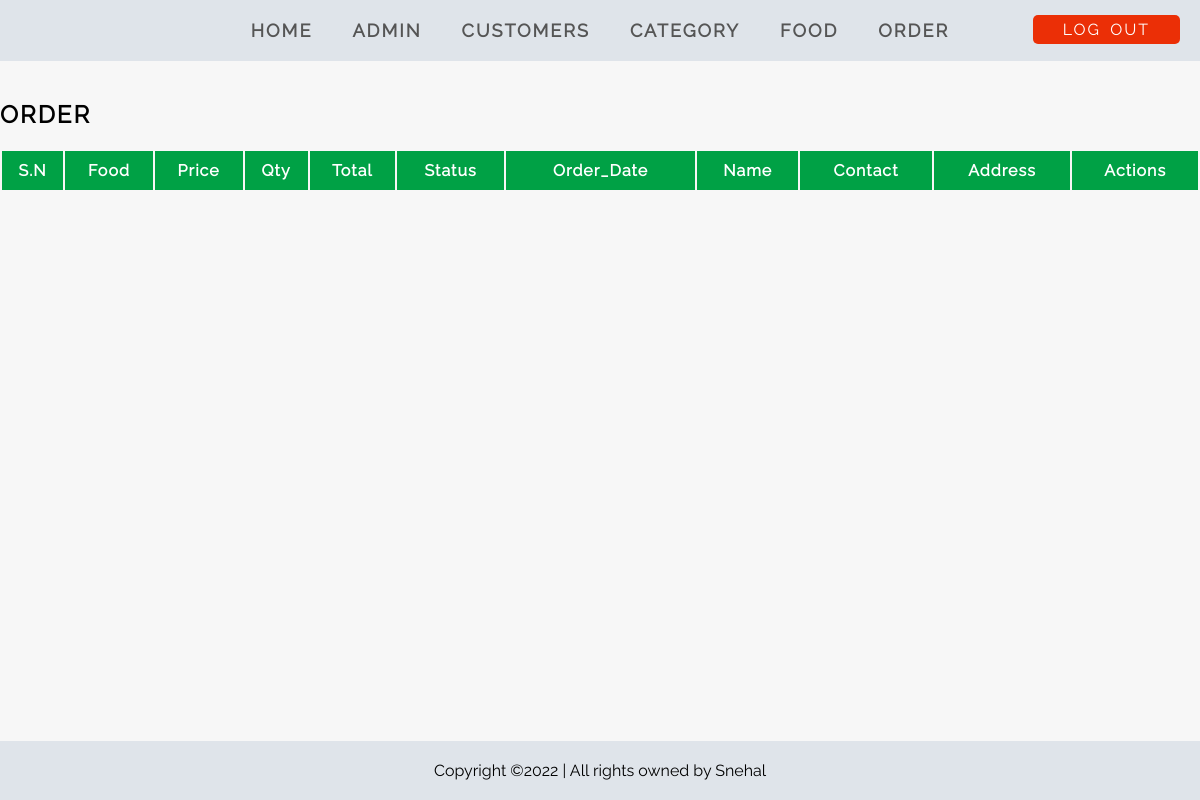
Before: /adminPanel/manage-order.php (signed in) with the older database file.
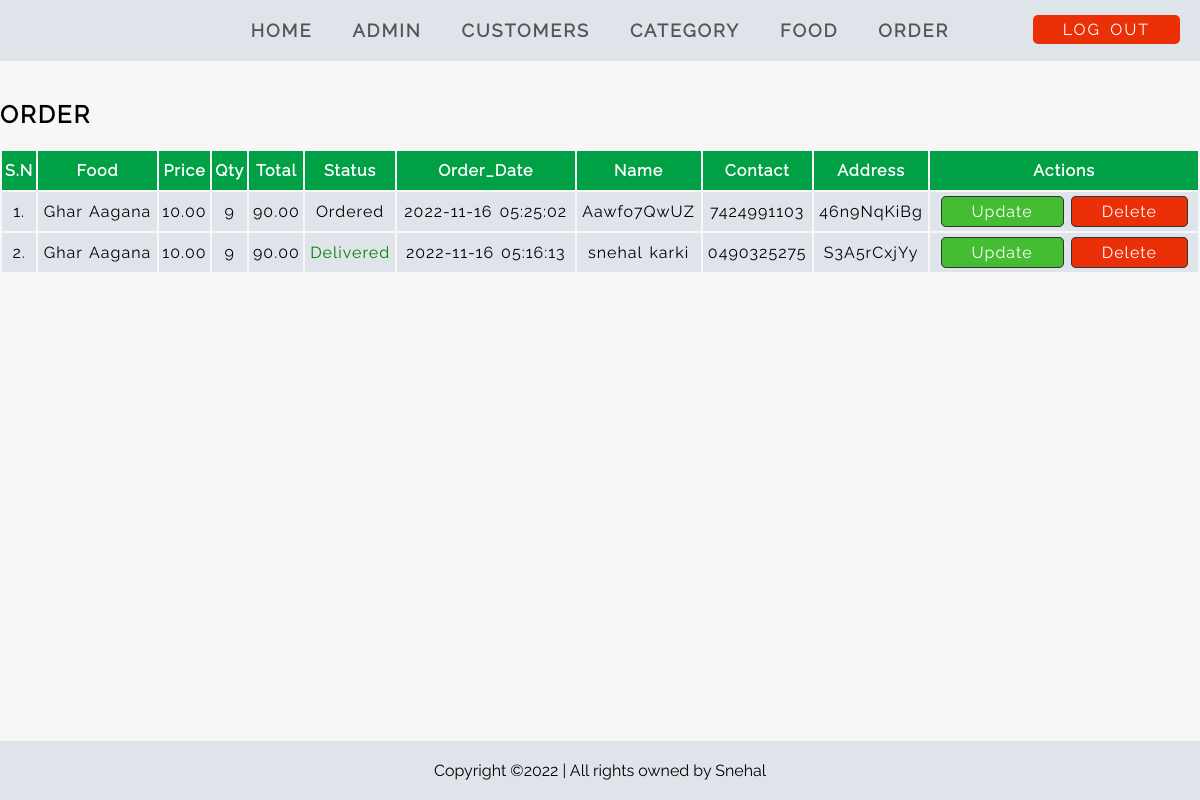
After: the same page with the newer database file.
### tables this page shows
CREATE TABLE `order` (
  `id` int(10) UNSIGNED NOT NULL,
  `food` varchar(150) NOT NULL,
  `price` decimal(10,2) NOT NULL,
  `qty` int(11) NOT NULL,
  `total` decimal(10,2) NOT NULL,
  `order_date` datetime NOT NULL,
  `status` varchar(50) NOT NULL,
  `customer_name` varchar(150) NOT NULL,
  `customer_contact` varchar(20) NOT NULL,
  `customer_email` varchar(150) NOT NULL,
  `customer_address` varchar(255) NOT NULL,
  `image_name` varchar(255) NOT NULL
);

### adminPanel/manage-order.php (the view, shortened to what this page needs)
<?php include 'nav.php' ?>
<div class="main-content">
    <div class="wrapper order">
        <div class="admin-header">
            <h2> <strong class="title-letter-space text-uppercase">Order</strong></h2>
        </div>
        <table class="full-width text-center normal-word-space">
            <thead>
                <tr>
                    <th>S.N</th>
                    <th>Food</th>
                    <th>Price</th>
                    <th>Qty</th>
                    <th>Total</th>
                    <th>Status</th>
                    <th>Order_Date</th>
                    <th>Name</th>
                    <th>Contact</th>
                    <th>Address</th>
                    <th>Actions</th>
                </tr>
            </thead>
            <tbody>
                <?php
                $sql = "select * from `order` order by id desc";
                $res = mysqli_query($conn, $sql);
                if ($res) {
                    $count = mysqli_num_rows($res);
                    $sn = 1;
                    if ($count > 0) {
                        while ($row = mysqli_fetch_assoc($res)) {
                            $id = $row['id'];
                            $food = $row['food'];
                            $price = $row['price'];
                            $Qty = $row['qty'];
                            $total = $row['total'];
                            $order_date = $row['order_date'];
                            $status = $row['status'];
                            $customer_name = $row['customer_name'];
                            $customer_contact = $row['customer_contact'];
                            $customer_address = $row['customer_address'];
                ?>
                            <tr>
                                <td><?php echo $sn++; ?>. </td>
                                <td><?php echo $food; ?></td>
                                <td><?php echo $price; ?></td>
                                <td><?php echo $Qty; ?></td>
                                <td><?php echo $total; ?></td>
                                <td>
                                    <?php
                                    if ($status == "Ordered") {
                                        echo "<label>$status</label>";
                                    } elseif ($status == "On Delivery") {
                                        echo "<label style='color: orange;'>$status</label>";
                                    } elseif ($status == "Delivered") {
                                        echo "<label style='color: green;'>$status</label>";
                                    } elseif ($status == "Cancelled") {
                                        echo "<label style='color: red;'>$status</label>";
                                    }
                                    ?>
                                </td>
                                <td><?php echo $order_date; ?></td>
                                <td><?php echo $customer_name; ?></td>
                                <td><?php echo $customer_contact; ?></td>
                                <td><?php echo $customer_address; ?></td>
                                <td>
                                    <a href="<?php echo INDEXPAGE ?>adminPanel/update-orders.php?id=<?php echo $id; ?>" class="link-btn btn-primary-color">Update</a>
                                    <a href="<?php echo INDEXPAGE ?>adminPanel/delete-order.php?id=<?php echo $id; ?>" class="link-btn btn-danger-color">Delete</a>
                                </td>
                            </tr>
                <?php
                        }
                    }
                }
                ?>
            </tbody>
        </table>
    </div>
</div>
<?php include 'footer.php'  ?>

### adminPanel/nav.php (shortened to what this page needs)
<!DOCTYPE html>
<html lang="en">
<head>
    <link rel="stylesheet" href="../css/style.css">
</head>
<body>
    <nav class="title-letter-space text-uppercase">
        <ul>
            <li><a href="index.php">home</a></li>
            <li><a href="manage-admin.php">admin</a></li>
            <li><a href="manage-customers.php">Customers</a></li>
            <li><a href="manage-category.php">category</a></li>
            <li><a href="manage-food.php">food</a></li>
            <li><a href="manage-order.php">order</a></li>
        </ul>
        <div class="text-center submit logout">
            <a href ="logout.php" class="link-btn btn-danger-color">Log out</a>
        </div>
    </nav>

### adminPanel/footer.php
<footer>
    <div class="wrapper text-center">
        <p>Copyright &copy;2022 | All rights owned by Snehal</p>
    </div>
</footer>
</body>
</html>

### css/style.css (style rules this page uses)
* { margin : 0; padding : 0; box-sizing: border-box; }
:root { --primary-color : #00A145; --secondary-color : #dfe4ea; --btn-primary-color: #44bd32; --btn-danger-color : #eb2f06; --btn-add-color : #4a69bd; }
body { font-family : 'raleway-regular'; background-color: #f7f7f7; font-size : 16px; }
.text-center { text-align: center; }
.text-uppercase { text-transform: uppercase; }
.title-letter-space { letter-spacing: 2px; word-spacing : 3px; }
.normal-word-space { letter-spacing: 1px; word-spacing : 2px; }
.full-width { width: 100%; }
.wrapper { width : 80%; margin: 0 auto; }
.order { width: 100%; }
nav { padding : 20px 0; background-color: var(--secondary-color); position: fixed; width: 100%; top: 0; left: 0; }
nav ul { display : flex; justify-content: center; list-style : none; font-size : 18px; }
nav ul li { margin: 0 20px; }
nav ul li a { font-weight : bold; text-decoration: none; color : #555; }
.logout { position: absolute; top : -5px; right : 20px; cursor : pointer; }
.main-content { margin: 30px 0; }
table { margin-top: 20px; margin-bottom: 100px; }
table th { padding: 1%; }
table td { padding: 1%; }
table tbody { background-color: var(--secondary-color); }
table thead tr { background-color: var(--primary-color); color : white; }
table tr a { text-decoration: none; color : black; padding : 5px 15px; border : 1px solid #333; }
.admin-header { margin-top: 100px; display : flex; justify-content: space-between; }
.link-btn { text-decoration: none; color : white; padding : 5px 30px; border-radius : 5px; transition : 0.3s; }
.btn-primary-color { background-color: var(--btn-primary-color); }
.btn-danger-color { background-color: var(--btn-danger-color); }
.submit { margin-top: 25px; }
footer { background-color: var(--secondary-color); padding : 20px 0; position : fixed; bottom : 0; left : 0; width : 100%; }

### adminPanel/manage-order.php (style rules this page uses)
table th { padding: 10px 2px; }
table td { padding: 10px 2px; }
table tbody { background-color: var(--secondary-color); }
table thead tr { background-color: var(--primary-color); color: white; }
table tr a { text-decoration: none; color: black; padding: 5px 15px; border: 1px solid #333; }

Changed rows visible on the page:
added order: food "Ghar Aagana", price "10.00", qty "9", total "90.00", status "Ordered", order_date "2022-11-16 05:25:02", customer_name "Aawfo7QwUZ", customer_contact "7424991103", customer_address "46n9NqKiBg"
added order: food "Ghar Aagana", price "10.00", qty "9", total "90.00", status "Delivered", order_date "2022-11-16 05:16:13", customer_name "snehal karki", customer_contact "0490325275", customer_address "S3A5rCxjYy"
